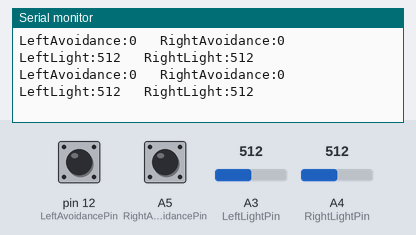
Simulated run of this sketch. Board: Arduino Nano, built with avr-gcc and run on an emulated ATmega328P. Shown: the last lines printed to the serial monitor. The test bench sets the inputs (shaded band); at power-on: A3 (LeftLightPin) = 512, A4 (RightLightPin) = 512, pin 12 (LeftAvoidancePin) LOW, A5 (RightAvoidancePin) LOW.

Above: at 2.2 s.
2.3 s: A3 (LeftLightPin) set to 716
At 3.6 s:
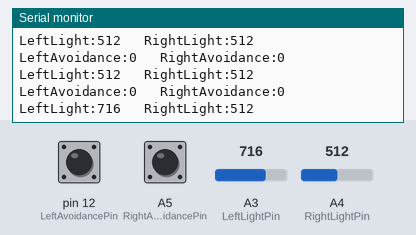
3.8 s: A4 (RightLightPin) set to 1023
At 4.8 s:
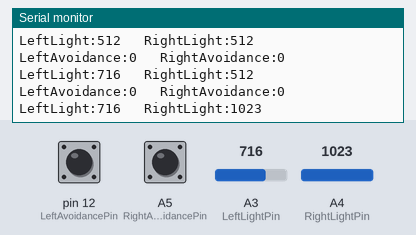
7.9 s: pin 12 (LeftAvoidancePin) pulled HIGH for 1.2 s
10.6 s: A5 (RightAvoidancePin) pulled HIGH for 1.2 s
13.3 s: A4 (RightLightPin) set to 900
At 14.6 s:
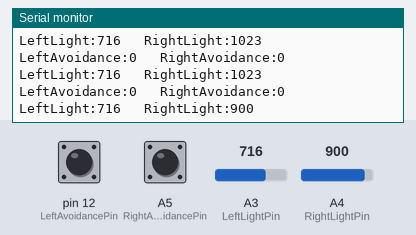
14.8 s: A3 (LeftLightPin) set to 1023
At 15.9 s:
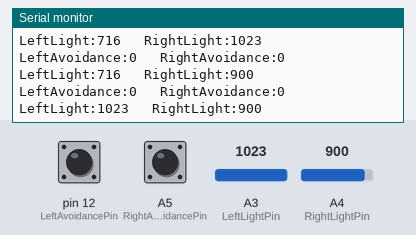
Timing chart, 0 to 17.8 s (numbered marks = the images above; inputs shaded):
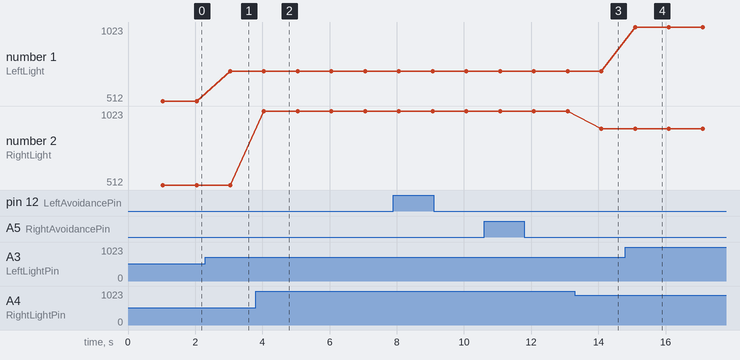

Measured:
- after the input at 2.3 s, the serial monitor: prints a new line after 0.74 s (image 1)
- after the input at 3.8 s, the serial monitor: prints a new line after 0.25 s (image 2)
- after the input at 13.3 s, the serial monitor: prints a new line after 0.79 s (image 3)
- after the input at 14.8 s, the serial monitor: prints a new line after 0.30 s (image 4)
- plotted number 1: 512 → 716 after the input at 2.3 s
- plotted number 2: 512 → 1023 after the input at 3.8 s, 1023 → 900 after the input at 13.3 s

The sketch:

InfraredAvoidanceAndLightSeekingModule_Test.ino
```cpp
const int LeftAvoidancePin = 12;
const int RightAvoidancePin = A5;
const int LeftLightPin = A3;
const int RightLightPin = A4;

int dl, dr, LL, LR;
void setup() {
  Serial.begin(9600);
  pinMode(LeftAvoidancePin, INPUT);
  pinMode(RightAvoidancePin, INPUT);
  pinMode(LeftLightPin, INPUT);
  pinMode(RightLightPin, INPUT);
  delay(1000);
}
void loop() {
  dl = digitalRead(LeftAvoidancePin);
  dr = digitalRead(RightAvoidancePin);
  LL = analogRead(LeftLightPin);
  LR = analogRead(RightLightPin);
  Serial.print("LeftAvoidance:");
  Serial.print(dl);
  Serial.print("   ");
  Serial.print("RightAvoidance:");
  Serial.println(dr);
  Serial.print("LeftLight:");
  Serial.print(LL);
  Serial.print("   ");
  Serial.print("RightLight:");
  Serial.println(LR);
  delay(1000);
}
```
